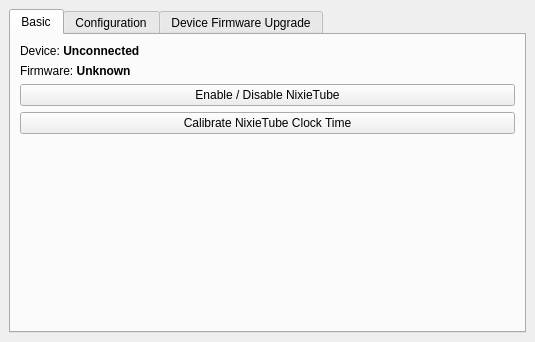
<?xml version="1.0" encoding="UTF-8"?>
<ui version="4.0">
 <class>MainWindow</class>
 <widget class="QMainWindow" name="MainWindow">
  <property name="windowModality">
   <enum>Qt::ApplicationModal</enum>
  </property>
  <property name="geometry">
   <rect>
    <x>0</x>
    <y>0</y>
    <width>535</width>
    <height>342</height>
   </rect>
  </property>
  <property name="font">
   <font>
    <family>Arial</family>
   </font>
  </property>
  <property name="windowTitle">
   <string>NixieTube</string>
  </property>
  <widget class="QWidget" name="centralwidget">
   <layout class="QVBoxLayout" name="verticalLayout_2">
    <item>
     <widget class="QTabWidget" name="tab0">
      <property name="enabled">
       <bool>true</bool>
      </property>
      <property name="font">
       <font>
        <family>Arial</family>
       </font>
      </property>
      <property name="layoutDirection">
       <enum>Qt::LeftToRight</enum>
      </property>
      <property name="currentIndex">
       <number>0</number>
      </property>
      <widget class="QWidget" name="tab">
       <attribute name="title">
        <string>Basic</string>
       </attribute>
       <layout class="QVBoxLayout" name="verticalLayout_4">
        <item>
         <widget class="QLabel" name="lbl_device_status">
          <property name="autoFillBackground">
           <bool>false</bool>
          </property>
          <property name="text">
           <string>Device: &lt;b&gt;Unconnected&lt;/b&gt;</string>
          </property>
         </widget>
        </item>
        <item>
         <widget class="QLabel" name="lbl_device_version">
          <property name="autoFillBackground">
           <bool>false</bool>
          </property>
          <property name="text">
           <string>&lt;html&gt;&lt;head/&gt;&lt;body&gt;&lt;p&gt;Firmware: &lt;span style=&quot; font-weight:600;&quot;&gt;Unknown&lt;/span&gt;&lt;/p&gt;&lt;/body&gt;&lt;/html&gt;</string>
          </property>
         </widget>
        </item>
        <item>
         <widget class="QPushButton" name="btn_en_dis_nixietube">
          <property name="enabled">
           <bool>true</bool>
          </property>
          <property name="mouseTracking">
           <bool>false</bool>
          </property>
          <property name="contextMenuPolicy">
           <enum>Qt::DefaultContextMenu</enum>
          </property>
          <property name="autoFillBackground">
           <bool>false</bool>
          </property>
          <property name="text">
           <string>Enable / Disable NixieTube</string>
          </property>
         </widget>
        </item>
        <item>
         <widget class="QPushButton" name="btn_ctime">
          <property name="styleSheet">
           <string notr="true"/>
          </property>
          <property name="text">
           <string>Calibrate NixieTube Clock Time</string>
          </property>
          <property name="autoDefault">
           <bool>false</bool>
          </property>
          <property name="default">
           <bool>false</bool>
          </property>
          <property name="flat">
           <bool>false</bool>
          </property>
         </widget>
        </item>
        <item>
         <spacer name="verticalSpacer">
          <property name="orientation">
           <enum>Qt::Vertical</enum>
          </property>
          <property name="sizeHint" stdset="0">
           <size>
            <width>20</width>
            <height>40</height>
           </size>
          </property>
         </spacer>
        </item>
       </layout>
      </widget>
      <widget class="QWidget" name="tab1">
       <attribute name="title">
        <string>Configuration</string>
       </attribute>
       <layout class="QVBoxLayout" name="verticalLayout">
        <item>
         <widget class="QCheckBox" name="checkBox">
          <property name="text">
           <string>Automatically switch to night power-down mode between 0:00 to 7:00</string>
          </property>
         </widget>
        </item>
        <item>
         <widget class="QCheckBox" name="checkBox_2">
          <property name="text">
           <string>Automatically switch to night power-down mode when ambient light dims</string>
          </property>
         </widget>
        </item>
        <item>
         <widget class="QCheckBox" name="checkBox_3">
          <property name="text">
           <string>Prefer AM/PM (12h) mode</string>
          </property>
         </widget>
        </item>
        <item>
         <widget class="QLabel" name="label_3">
          <property name="text">
           <string>LED brightness for night power-down mode(R, G, B):</string>
          </property>
         </widget>
        </item>
        <item>
         <layout class="QHBoxLayout" name="horizontalLayout">
          <item>
           <widget class="QSlider" name="r_slider">
            <property name="orientation">
             <enum>Qt::Horizontal</enum>
            </property>
           </widget>
          </item>
          <item>
           <widget class="QSlider" name="g_slider">
            <property name="orientation">
             <enum>Qt::Horizontal</enum>
            </property>
           </widget>
          </item>
          <item>
           <widget class="QSlider" name="b_slider">
            <property name="orientation">
             <enum>Qt::Horizontal</enum>
            </property>
           </widget>
          </item>
         </layout>
        </item>
        <item>
         <widget class="QLabel" name="label_2">
          <property name="text">
           <string>LED brightness for day display mode(R, G, B):</string>
          </property>
         </widget>
        </item>
        <item>
         <layout class="QHBoxLayout" name="horizontalLayout_2">
          <item>
           <widget class="QSlider" name="r_slider_2">
            <property name="orientation">
             <enum>Qt::Horizontal</enum>
            </property>
           </widget>
          </item>
          <item>
           <widget class="QSlider" name="g_slider_2">
            <property name="orientation">
             <enum>Qt::Horizontal</enum>
            </property>
           </widget>
          </item>
          <item>
           <widget class="QSlider" name="b_slider_2">
            <property name="orientation">
             <enum>Qt::Horizontal</enum>
            </property>
           </widget>
          </item>
         </layout>
        </item>
        <item>
         <widget class="QLabel" name="label_5">
          <property name="text">
           <string>Tubes brightness for night power-down mode:</string>
          </property>
         </widget>
        </item>
        <item>
         <widget class="QSlider" name="horizontalSlider">
          <property name="orientation">
           <enum>Qt::Horizontal</enum>
          </property>
         </widget>
        </item>
        <item>
         <widget class="QPushButton" name="pushButton">
          <property name="text">
           <string>PushButton</string>
          </property>
         </widget>
        </item>
       </layout>
       <zorder>checkBox_2</zorder>
       <zorder>label_2</zorder>
       <zorder>label_3</zorder>
       <zorder>label_5</zorder>
       <zorder>horizontalSlider</zorder>
       <zorder>checkBox_3</zorder>
       <zorder>pushButton</zorder>
       <zorder>checkBox</zorder>
      </widget>
      <widget class="QWidget" name="tab2">
       <attribute name="title">
        <string>Device Firmware Upgrade</string>
       </attribute>
       <widget class="QLabel" name="label">
        <property name="geometry">
         <rect>
          <x>13</x>
          <y>30</y>
          <width>261</width>
          <height>21</height>
         </rect>
        </property>
        <property name="text">
         <string>Please select new firmware:</string>
        </property>
       </widget>
       <widget class="QProgressBar" name="progressBar">
        <property name="geometry">
         <rect>
          <x>10</x>
          <y>110</y>
          <width>481</width>
          <height>31</height>
         </rect>
        </property>
        <property name="value">
         <number>0</number>
        </property>
       </widget>
       <widget class="QLineEdit" name="edt_dfu_filename">
        <property name="geometry">
         <rect>
          <x>10</x>
          <y>60</y>
          <width>301</width>
          <height>31</height>
         </rect>
        </property>
        <property name="text">
         <string>/Users/MartianZ/Documents/NixieTube-Clock/IN-14/STM32_C8_NixieTube/main.hex</string>
        </property>
       </widget>
       <widget class="QPushButton" name="btn_dfu_open">
        <property name="geometry">
         <rect>
          <x>320</x>
          <y>60</y>
          <width>81</width>
          <height>32</height>
         </rect>
        </property>
        <property name="text">
         <string>Open</string>
        </property>
       </widget>
       <widget class="QPushButton" name="btn_dfu_upload">
        <property name="geometry">
         <rect>
          <x>405</x>
          <y>60</y>
          <width>81</width>
          <height>32</height>
         </rect>
        </property>
        <property name="text">
         <string>Upload</string>
        </property>
       </widget>
      </widget>
     </widget>
    </item>
   </layout>
  </widget>
 </widget>
 <resources/>
 <connections/>
</ui>
